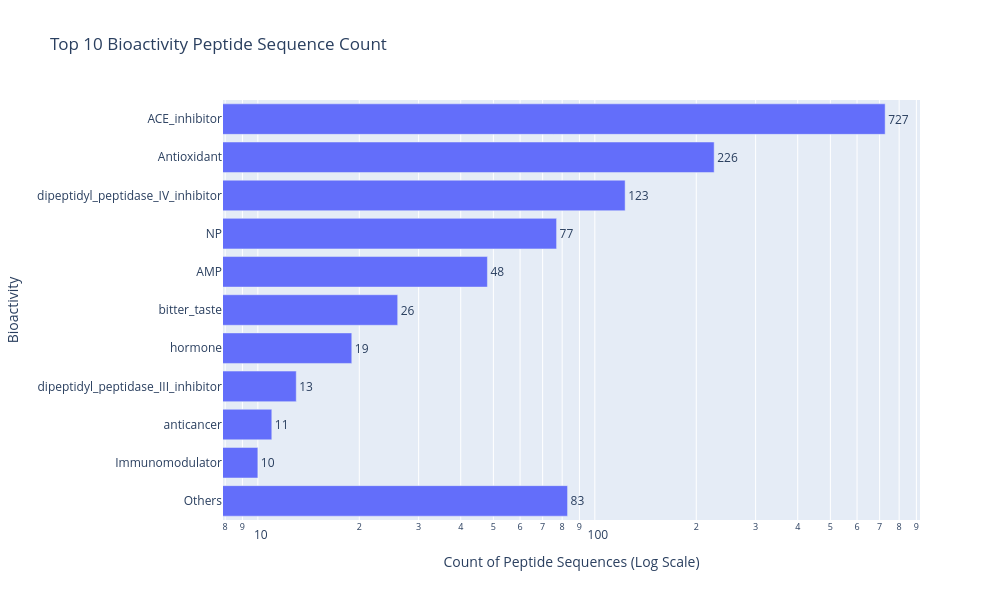

The code cell stored with this chart in its notebook:
### Markdown cell above
### Horizontal Bar Graph

### Code cell
# Using Percentage Transformation for visualization
# Sumup Total peptide in each sheet
total_peptides = sam1g1_df['nPepSeq'].sum()
sorted_df = sam1g1_df.sort_values(by='nPepSeq', ascending=False)

top10g1_df = sorted_df.head(10).copy()
top10g1_df['Hover_Details'] = ""

restg1_df = sorted_df.iloc[10:]

if not restg1_df.empty:
    others_sum = restg1_df['nPepSeq'].sum()
    others_names = restg1_df['Bioactivity'].tolist() #extract the names of the remaining categories

    if len(others_names) > 5:
        visible_name = '<br>'.join(others_names[:5])
        details_str = f"<br><b>Includes:</b><br>{visible_name}<br><i> ...and {len(others_names)-5} more</i>"
    else:
        visible_names = "<br>".join(others_names)
        details_str = f"<br><b>Includes:</b><br>{visible_names}"

    others_row = pd.DataFrame({
        'Bioactivity': ['Others'], 
        'nPepSeq': [others_sum],
        'Hover_Details': [details_str]
    })
    
    # Combine the Top 10 with the new Others row using pd.concat
    plot_df = pd.concat([top10g1_df, others_row], ignore_index=True)
else:
    # If the sheet happens to have 10 or fewer categories total, just use it as is
    plot_df = top10g1_df

plot_df['nPepSeq_percentage'] = (plot_df['nPepSeq'] / total_peptides) * 100
plot_df['Hover_Percentage'] = plot_df['nPepSeq_percentage'].round(2).astype(str) + '%'

formatted_total = f"{total_peptides:,}" # format total peptide เพื่อความสวยงาม

fig = px.bar(plot_df, 
             x='nPepSeq', 
             y='Bioactivity', 
             log_x=True,      # The Y-axis now scales by percentage
             text='nPepSeq',
             custom_data=['Hover_Percentage', 'Hover_Details'],  # Include the hover data for percentage and details
#             hover_data={
#                 'Hover_Percentage': True,     # Show percentage rounded to 2 decimals when hovering
 #                'Hover_Details': True  # Show details of the "Others" category when hovering
  #           },
             orientation='h',
             title='Top 10 Bioactivity Peptide Sequence Count',
             height=600, width=1000)

# 5. Make it look clean by putting the text just above the bars and renaming the axis
fig.update_traces(textposition='outside',
                  hovertemplate='<b>%{y}</b><br>Count: %{x}<br>Percentage: %{customdata[0]} %{customdata[1]}<extra></extra>')
fig.update_layout(yaxis_title='Percentage of Total Dataset (%)')

fig.update_layout(
    yaxis=dict(autorange="reversed", title='Bioactivity'),
    xaxis=dict(title='Count of Peptide Sequences (Log Scale)')
)
fig.show()

### Figure 1 — Plotly figure (JSON) as saved in the notebook; plotly's stock layout.template omitted (floating-point values rounded to 4 significant figures)
{"data": [{"customdata": [["53.34%", ""], ["16.58%", ""], ["9.02%", ""], ["5.65%", ""], ["3.52%", ""], ["1.91%", ""], ["1.39%", ""], ["0.95%", ""], ["0.81%", ""], ["0.73%", ""], ["6.09%", "<br><b>Includes:</b><br>immunoregulator<br>inhibitor<br>antithrombotic<br>stimulating<br>toxin<br><i> ...and 39 more</i>"]], "hovertemplate": "<b>%{y}</b><br>Count: %{x}<br>Percentage: %{customdata[0]} %{customdata[1]}<extra></extra>", "legendgroup": "", "marker": {"color": "#636efa", "pattern": {"shape": ""}}, "name": "", "orientation": "h", "showlegend": false, "text": [727.0, 226.0, 123.0, 77.0, 48.0, 26.0, 19.0, 13.0, 11.0, 10.0, 83.0], "textposition": "outside", "type": "bar", "x": [727, 226, 123, 77, 48, 26, 19, 13, 11, 10, 83], "xaxis": "x", "y": ["ACE_inhibitor", "Antioxidant", "dipeptidyl_peptidase_IV_inhibitor", "NP", "AMP", "bitter_taste", "hormone", "dipeptidyl_peptidase_III_inhibitor", "anticancer", "Immunomodulator", "Others"], "yaxis": "y"}], "layout": {"barmode": "relative", "height": 600, "legend": {"tracegroupgap": 0}, "title": {"text": "Top 10 Bioactivity Peptide Sequence Count"}, "width": 1000, "xaxis": {"anchor": "y", "domain": [0, 1], "title": {"text": "Count of Peptide Sequences (Log Scale)"}, "type": "log"}, "yaxis": {"anchor": "x", "autorange": "reversed", "domain": [0, 1], "title": {"text": "Bioactivity"}}}}
